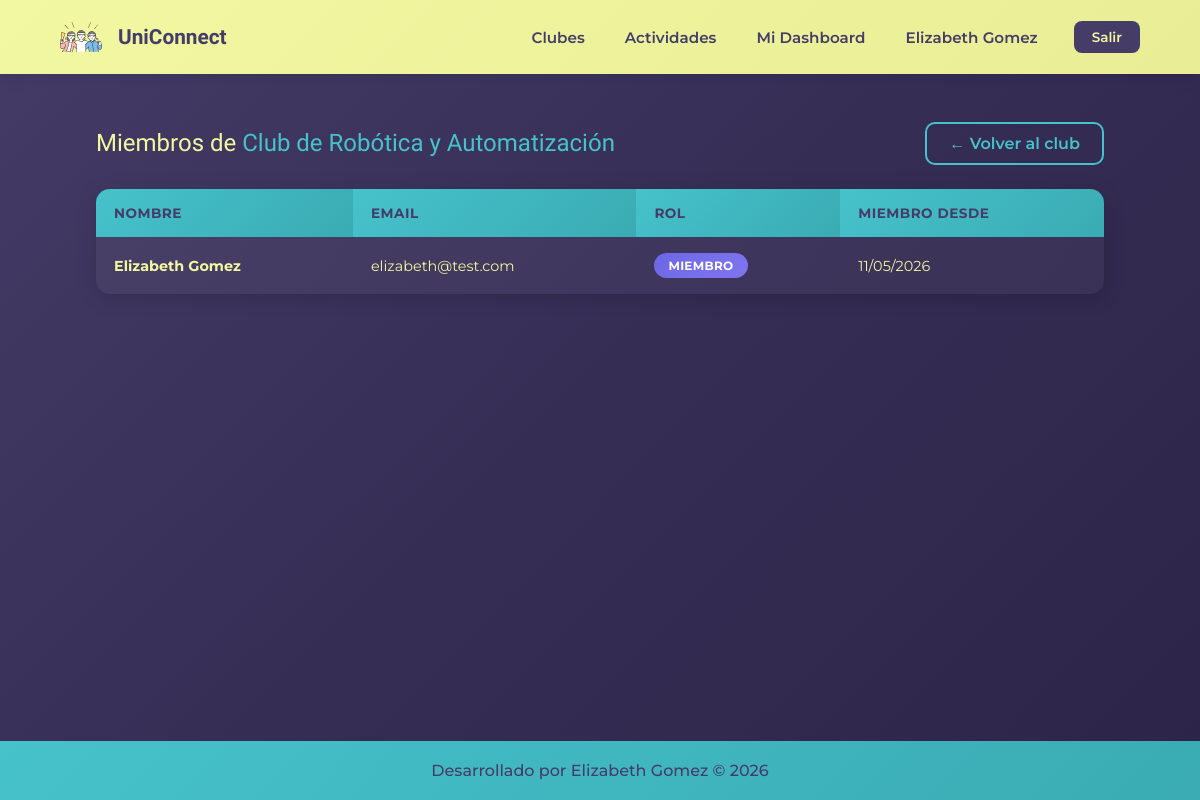
The page /miembros_club.php?id=1 (signed in) on the database its author committed.
### tables this page shows
CREATE TABLE `clubes` (
  `id_club` int(11) NOT NULL,
  `nombre_club` varchar(100) NOT NULL,
  `descripcion` text DEFAULT NULL,
  `categoria` varchar(50) DEFAULT NULL
);

CREATE TABLE `miembros_club` (
  `id_miembro` int(11) NOT NULL,
  `id_usuario` int(11) NOT NULL,
  `id_club` int(11) NOT NULL,
  `fecha_union` datetime DEFAULT current_timestamp(),
  `rol` varchar(30) DEFAULT 'miembro'
);

CREATE TABLE `usuarios` (
  `id_usuario` int(11) NOT NULL,
  `nombre` varchar(100) NOT NULL,
  `email` varchar(150) NOT NULL,
  `password_hash` varchar(255) NOT NULL,
  `fecha_registro` datetime DEFAULT current_timestamp()
);

### miembros_club.php (the view, shortened to what this page needs)
<?php
$conexionbd = conectar_bd();
$id_club = filter_input(INPUT_GET, 'id', FILTER_VALIDATE_INT);
$stmt = mysqli_prepare($conexionbd, "SELECT * FROM clubes WHERE id_club = ?");
mysqli_stmt_bind_param($stmt, "i", $id_club);
mysqli_stmt_execute($stmt);
$res = mysqli_stmt_get_result($stmt);
$club = mysqli_fetch_assoc($res);
$stmt_m = mysqli_prepare($conexionbd,
    "SELECT u.nombre, u.email, mc.fecha_union, mc.rol
     FROM miembros_club mc
     INNER JOIN usuarios u ON mc.id_usuario = u.id_usuario
     WHERE mc.id_club = ?
     ORDER BY mc.fecha_union ASC");
mysqli_stmt_bind_param($stmt_m, "i", $id_club);
mysqli_stmt_execute($stmt_m);
$res_m = mysqli_stmt_get_result($stmt_m);
?>
<!DOCTYPE html>
<html lang="es-mx">
<head>
    <link rel="stylesheet" href="./styles/style.css">
    <link rel="stylesheet" href="./styles/style_lista.css">
</head>
<body>
    <?php include("includes/header_privado.php"); ?>
    <main class="lista_contenedor">
        <div style="display: flex; justify-content: space-between; align-items: center; flex-wrap: wrap; gap: 15px;">
            <h2 class="presentacion_contenido_titulo" style="font-size: 1.5rem;">
                Miembros de <span class="titulo-resaltar"><?php echo htmlspecialchars($club['nombre_club']); ?></span>
            </h2>
            <a href="detalle_club.php?id=<?php echo $id_club; ?>" class="boton_secundario" id="btn-volver-club">← Volver al club</a>
        </div>
        <table class="tabla_actividades">
            <thead>
                <tr>
                    <th>Nombre</th>
                    <th>Email</th>
                    <th>Rol</th>
                    <th>Miembro desde</th>
                </tr>
            </thead>
            <tbody>
                <?php if (mysqli_num_rows($res_m) > 0): ?>
                    <?php while($miembro = mysqli_fetch_assoc($res_m)): ?>
                    <tr>
                        <td><strong><?php echo htmlspecialchars($miembro['nombre']); ?></strong></td>
                        <td><?php echo htmlspecialchars($miembro['email']); ?></td>
                        <td><span class="badge_tipo"><?php echo htmlspecialchars($miembro['rol']); ?></span></td>
                        <td><?php echo date('d/m/Y', strtotime($miembro['fecha_union'])); ?></td>
                    </tr>
                    <?php endwhile; ?>
                <?php else: ?>
                    <tr>
                        <td colspan="4" style="text-align: center; padding: 40px;">Este club aún no tiene miembros. ¡Sé el primero!</td>
                    </tr>
                <?php endif; ?>
            </tbody>
        </table>
    </main>
    <?php include("includes/footer.php"); ?>
</body>
</html>

### styles/style.css (style rules this page uses)
:root { --color-primario:#453C67; --color-secundario:#F2F7A1; --color-terciario:#46C2CB; --color-cuaternario:#6D67E4; --fuente-montserrat:"Montserrat", sans-serif; --fuente-krona:"Krona One", sans-serif; --sombra-suave: 0 4px 20px rgba(0, 0, 0, 0.15); --sombra-elevada: 0 8px 32px rgba(0, 0, 0, 0.25); --gradiente-fondo: linear-gradient(135deg, #453C67 0%, #352d54 50%, #2d2548 100%); --transicion: 0.3s cubic-bezier(0.4, 0, 0.2, 1); }
* { padding:0; margin: 0; box-sizing: border-box; }
body { background: var(--gradiente-fondo); color: var(--color-secundario); display: flex; flex-direction: column; min-height: 100vh; font-family: var(--fuente-montserrat); }
main { flex: 1; }
.presentacion_contenido_titulo { font-size: 2.25rem; font-family: var(--fuente-krona); font-weight: 400; line-height: 1.3; }
.titulo-resaltar { color:var(--color-terciario); position: relative; }
.boton_secundario { background-color: transparent; border: 2px solid var(--color-terciario); color: var(--color-terciario); padding: 10px 22px; border-radius: 10px; font-size: 1rem; font-family: var(--fuente-montserrat); font-weight: 600; cursor: pointer; text-decoration: none; display: inline-block; transition: var(--transicion); text-align: center; }
@media (max-width:1200px) { .presentacion_contenido_titulo { font-size: 1.8rem; } }

### styles/style_lista.css (style rules this page uses)
.lista_contenedor { padding: 4% 8%; display: flex; flex-direction: column; gap: 24px; min-height: 70vh; }
.tabla_actividades { width: 100%; border-collapse: separate; border-spacing: 0; background-color: rgba(255, 255, 255, 0.04); border-radius: 14px; overflow: hidden; font-family: var(--fuente-montserrat); box-shadow: var(--sombra-suave); }
.tabla_actividades th { background: linear-gradient(135deg, var(--color-terciario), #3aabb3); color: var(--color-primario); padding: 16px 18px; text-align: left; font-family: var(--fuente-montserrat); font-size: 0.85rem; font-weight: 700; text-transform: uppercase; letter-spacing: 0.5px; }
.tabla_actividades td { padding: 16px 18px; border-bottom: 1px solid rgba(242, 247, 161, 0.1); color: var(--color-secundario); font-size: 0.9rem; }
.tabla_actividades tr { transition: var(--transicion); }
.tabla_actividades tbody tr:last-child td { border-bottom: none; }
.badge_tipo { background: linear-gradient(135deg, var(--color-cuaternario), #8075f0); color: white; padding: 5px 14px; border-radius: 20px; font-size: 0.75rem; font-weight: 700; display: inline-block; text-transform: uppercase; letter-spacing: 0.3px; }

### rows shown on the page
clubes: nombre_club "Club de Robótica y Automatización"
miembros_club: id_usuario.nombre "Elizabeth Gomez", id_usuario.email "elizabeth@test.com", rol "MIEMBRO", fecha_union "11/05/2026"

### other values the page prints
$_SESSION['nombre'] "Elizabeth Gomez"
